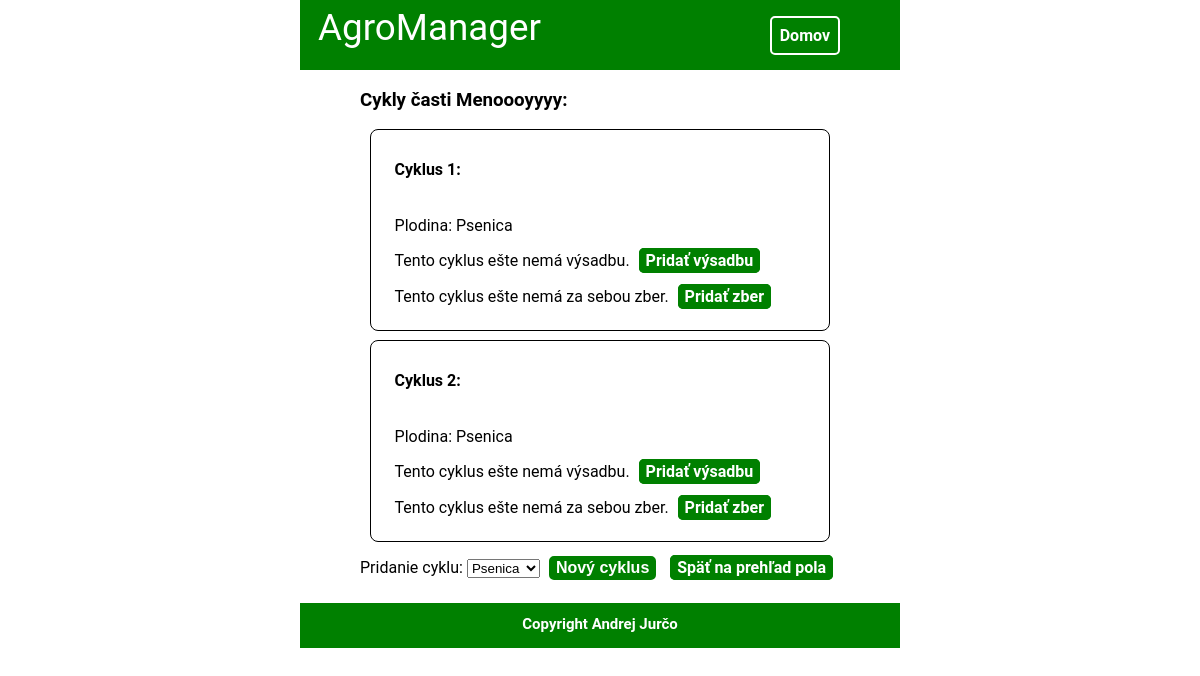
The page /sprava/cast/2/ on the database its author committed.
### spravaPoli/model/Cyklus.py (models this page shows)
class Cyklus(models.Model):
    cast = models.ForeignKey(Cast, on_delete=models.CASCADE)
    plodina = models.ForeignKey(Plodina)
    vysadba = models.ForeignKey(Vysadba, on_delete=models.CASCADE, blank=True, null=True)
    zber = models.ForeignKey(Zber, on_delete=models.CASCADE, blank=True, null=True)

### spravaPoli/model/Cast.py (models this page shows)
class Cast(models.Model):
    meno = models.CharField(max_length=80, default="")
    rozloha = models.PositiveIntegerField("Rozloha (m2)",default=0)
    pouzivany = models.BooleanField(default=True)
    pozemok = models.ForeignKey(Pozemok, on_delete=models.CASCADE)

### spravaPoli/model/Plodina.py (models this page shows)
class Plodina(models.Model):
    meno = models.CharField("Názov plodiny",max_length=80, default="")

### spravaPoli/views.py (the view, shortened to what this page needs)
# urls.py: url(r'^cast/(?P<cast_id>[0-9]+)/$', views.CastView.prehladCasti, name='prehlad casti'),
    def prehladCasti(request, cast_id):
        cy = Cast.objects.filter(id=cast_id)
        plodiny = Plodina.objects.all()
        cykly = Cyklus.objects.filter(cast_id=cast_id)
        return render(request, 'spravaPoli/prehladCasti.html', {'casti': cy, 'cast_id': cast_id, 'cykly':cykly, 'plodiny': plodiny})

### spravaPoli/templates/spravaPoli/prehladCasti.html (shortened to what this page needs)
{% extends "general/base.html" %}
{% block content %}
    {% if cykly %}
        <h3>Cykly časti {{ cykly.first.cast.meno }}:</h3>
    {% else %}
        <p>Toto pole zatiaľ neobsahuje žiadne cykly.</p>
    {% endif %}
    {% for cyklus in cykly %}
        <div class="cyklusDisplay">
            <h4>Cyklus <span id="cyklusCounter">:</span></h4>
            <p>
                Plodina: {{ cyklus.plodina.meno }} <br>
            {% if cyklus.vysadba %}
                Výsadba prebehla dňa {{ cyklus.vysadba.datumVysadby }}, stála {{ cyklus.vysadba.naklady }}&euro; a spotrebovala {{ cyklus.vysadba.vysadeneMnozstvo }} g materiálu.<br>
            {% else %}
                Tento cyklus ešte nemá výsadbu. <a href="{% url 'spravaPoli:nova vysadba' cast_id cyklus.id %}" class="button2">Pridať výsadbu</a><br>
            {% endif %}
            {% if cyklus.zber %}
                Zber prebehol dňa {{ cyklus.zber.datumZberu }}, zožaných bolo {{ cyklus.zber.uroda }}kg úrody a príjmy z úrody boli {{ cyklus.zber.zisk }}&euro;.<br>
            {% else %}
                Tento cyklus ešte nemá za sebou zber. <a href="{% url 'spravaPoli:novy zber' cast_id cyklus.id %}" class="button2">Pridať zber</a>
            {% endif %}
            </p>
        </div>
    {% endfor %}
    <form action={% url 'spravaPoli:prehlad casti' cast_id %} method="POST">
        <span>Pridanie cyklu:</span>
        <select name="plodina_id" id="plodina_id">
            {% for pl in plodiny %}
                <option value={{ pl.id }}>{{ pl.meno }}</option>
            {% endfor %}
        </select>
        <input type="submit" value="Nový cyklus"  class="button2"/>
        <a  class="button2" href="{% url 'spravaPoli:prehlad pola' %}">Späť na prehľad pola</a>
    </form>
{% endblock %}

### static/general/default_styles.css (style rules this page uses)
body, html { margin: 0; padding: 0; }
html { width: 50%; margin: 0 25%; padding: 0; }
body { margin: 0; font-family: "Roboto", "Lucida Grande", Verdana, Arial, sans-serif; font-size: 100%; counter-reset: counter; }
.button2 { background-color: green; color: white; font-weight: 600; font-size: 100%; border-radius: 5px; padding: 1px 5px; margin: 5px; text-decoration: none; border: solid 2px green; }
.cyklusDisplay { line-height: 2.2em; border: solid 1px black; margin: 2%; padding: 0 5%; border-radius: 8px; }
#cyklusCounter::before { counter-increment: counter; content: counter(counter); }

### rows shown on the page
Cyklus: first.cast.meno "Menoooyyyy", plodina.meno "Psenica", shows "Tento cyklus ešte nemá výsadbu.", shows "Tento cyklus ešte nemá za sebou zber."
Cyklus: plodina.meno "Psenica", shows "Tento cyklus ešte nemá výsadbu.", shows "Tento cyklus ešte nemá za sebou zber."

### other values the page prints
form field plodina_id "Psenica"
